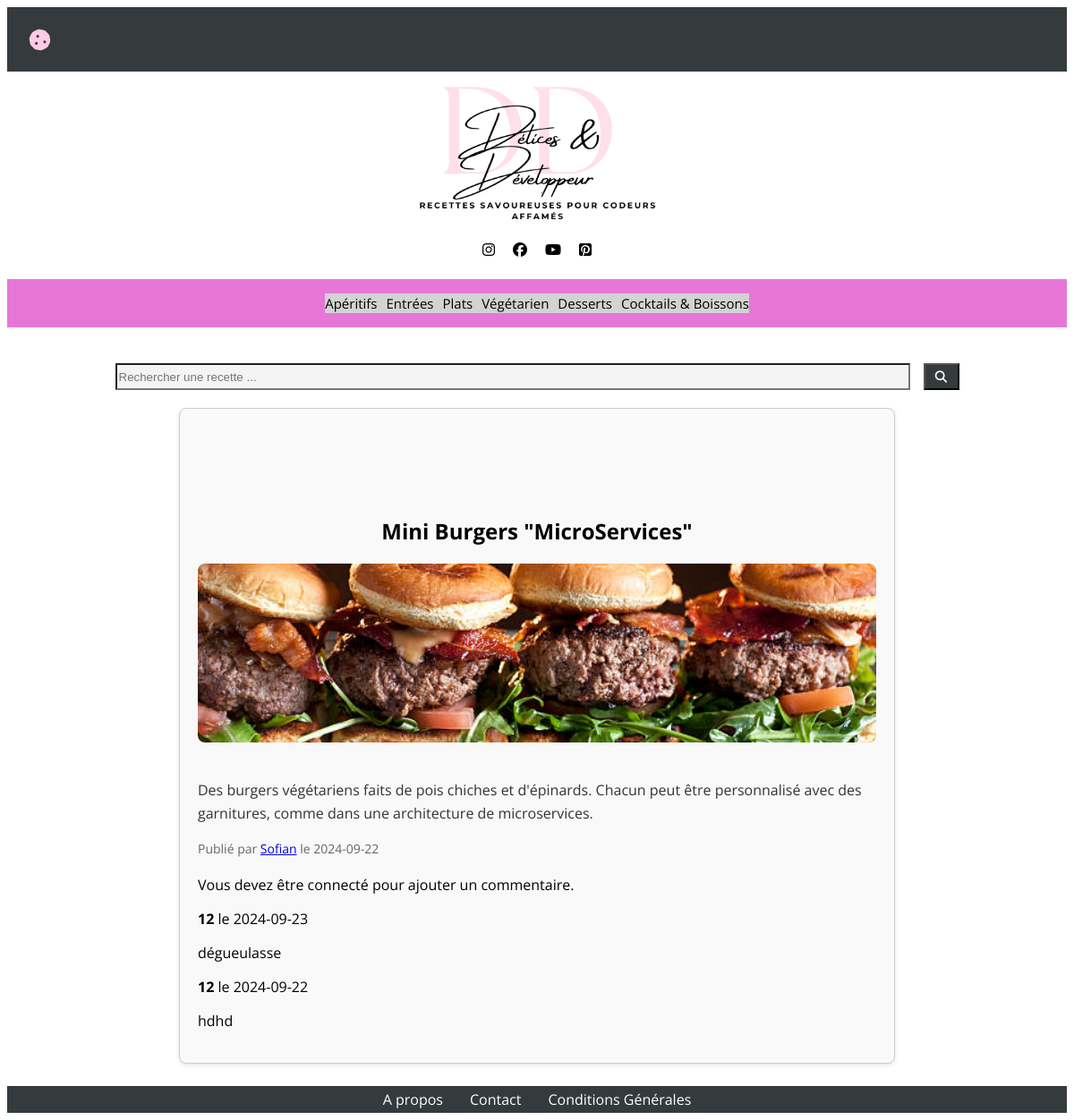
The page /showarticle.php?id_article=8 on the database its author committed.
### tables this page shows
CREATE TABLE `article` (
  `id_article` int NOT NULL,
  `titre` varchar(250) NOT NULL,
  `contenu` text NOT NULL,
  `date_publication` date NOT NULL,
  `id_auteur` int NOT NULL,
  `image` varchar(250) NOT NULL,
  `id_utilisateur` int NOT NULL,
  `id_categorie` int NOT NULL
);

CREATE TABLE `utilisateur` (
  `id_utilisateur` int NOT NULL,
  `nom` varchar(250) NOT NULL,
  `email` varchar(250) NOT NULL,
  `mdp` varchar(60) NOT NULL,
  `role` varchar(250) NOT NULL DEFAULT '0',
  `prenom` varchar(250) NOT NULL
);

CREATE TABLE `commentaire` (
  `id_com` int NOT NULL,
  `date_com` date NOT NULL,
  `id_article` int NOT NULL,
  `id_utilisateur` int NOT NULL,
  `contenu` varchar(250) NOT NULL
);

### functions.php (called while the page is built, shortened)
<?php
function getComByArticle($idArticle)
{
    $dbh = dbconnect();
    $stmt = $dbh->prepare("SELECT * FROM commentaire WHERE id_article = :id_article ORDER BY date_com DESC");
    $stmt->bindParam(':id_article', $idArticle);
    $stmt->execute();
    return $stmt->fetchAll(PDO::FETCH_ASSOC);
}
function getAuthorById($idUtilisateur)
{
    $dbh = dbconnect();
    $stmt = $dbh->prepare("SELECT nom, prenom FROM utilisateur WHERE id_utilisateur = :id_utilisateur");
    $stmt->execute([':id_utilisateur' => $idUtilisateur]);
    return $stmt->fetch(PDO::FETCH_ASSOC);
}
function getArticleById($idArticle)
{
    $dbh = dbconnect();
    $stmt = $dbh->prepare("SELECT * FROM article WHERE id_article = :id_article");
    $stmt->bindParam(':id_article', $idArticle);
    $stmt->execute();
    return $stmt->fetch(PDO::FETCH_ASSOC);
}

### showarticle.php (the view, shortened to what this page needs)
<?php
require_once 'functions.php';
require_once 'partials/header.php';
if (isset($_GET['id_article'])) {
    $id_article = $_GET['id_article'];
    $article = getArticleById($id_article);
    if ($article) {
        $auteur = getAuthorById($article['id_utilisateur']);
        echo '<div class="article-container">';
        echo '<h1 class="article-title">' . htmlspecialchars($article['titre']) . '</h1>';
        if (!empty($article['image'])) {
            echo '<img src="' . htmlspecialchars($article['image']) . '" alt="Image de l\'article" class="article-image">';
        }
        echo '<p class="article-content">' . nl2br(htmlspecialchars($article['contenu'])) . '</p>';
        echo '<p class="article-meta">Publié par  <a href="author_articles.php?prenom=' . htmlspecialchars($auteur['prenom']) . '">' . htmlspecialchars($auteur['prenom']) . '</a>
 le ' . htmlspecialchars($article['date_publication']) . '</p>';
        if (isset($_SESSION['utilisateur'])) {
            echo '<div class="comment-form">';
            echo '<h3>Ajouter un commentaire</h3>';
            echo '<form action="" method="post">
                    <input type="hidden" name="id_article" value="' . htmlspecialchars($id_article) . '">
                    <input type="text" name="commentaire" placeholder="Votre commentaire" required>
                    <input type="submit" value="Publier">
                  </form>';
            echo '</div>';
        } else {
            echo '<p>Vous devez être connecté pour ajouter un commentaire.</p>';
        }
        echo '<div class="comments-container">';
        $comments = getComByArticle($id_article);
        foreach ($comments as $comment) {
            echo '<div class="comment">';
            echo '<p><strong>' . htmlspecialchars($comment['id_utilisateur']) . '</strong> le ' . htmlspecialchars($comment['date_com']) . '</p>';
            echo '<p>' . nl2br(htmlspecialchars($comment['contenu'])) . '</p>';
            echo '</div>';
        }
        echo '</div>';
        echo '</div>';
    } else {
        echo '<p>Article non trouvé.</p>';
    }
} else {
    echo '<p>Aucun article spécifié.</p>';
}
require_once 'partials/footer.php';

### partials/header.php (shortened to what this page needs)
<?php
require_once('functions.php');
?>
<!DOCTYPE html>
<html lang="fr">
<head>
  <link rel="stylesheet" href="styles.css">
</head>
<body>
  <nav class="black">
    <div class="containerTop">
      <div class="boutons">
        <img class="burger" id="burger" class="rotationRight" src="img/cookie-solid(1).svg" alt="menu burger">
      </div>
    </div>
  </nav>
  <div id="logo">
    <img src="img/1.png" alt="Logo Délice et Développeur">
  </div>
  <div class="icones">
    <i class="fa-brands fa-instagram"></i>
    <i class="fa-brands fa-facebook"></i>
    <i class="fa-brands fa-youtube"></i>
    <i class="fa-brands fa-square-pinterest"></i>
  </div>
  <nav class="Articles">
    <ul class="categorrie">
      <li><a href="categories.php?categorie=Apéritifs">Apéritifs</a></li>
      <li><a href="categories.php?categorie=Entrées">Entrées</a></li>
      <li><a href="categories.php?categorie=Plats">Plats</a></li>
      <li><a href="categories.php?categorie=Végétarien">Végétarien</a></li>
      <li><a href="categories.php?categorie=Desserts">Desserts</a></li>
      <li><a href="categories.php?categorie=Cocktails & Boissons">Cocktails & Boissons</a></li>
    </ul>
  </nav>
  <div class="search-container">
    <input type="search" id="inputval" placeholder="Rechercher une recette ...">
    <button class="search-button"><i id="iconeS" class="fa-solid fa-magnifying-glass"></i></button>
  </div>
</body>
</html>

### partials/footer.php (shortened to what this page needs)
<nav class="Infos">
  <a href="http://wwww.yourdomain.com/page1.html">A propos</a>
  <a href="http://wwww.yourdomain.com/page3.html">Contact</a>
  <a href="http://wwww.yourdomain.com/page3.html">Conditions Générales</a>
</nav>
</body>
</html>

### styles.css (style rules this page uses)
body { font-family: "Open Sans", sans-serif; font-optical-sizing: auto; font-weight: weight; font-style: normal; font-variation-settings: "wdth" 100; }
.black { background-color:#353a3d; width: 100%; height: auto; display: flex; justify-content: space-between; align-items: center; text-align: center; box-sizing: border-box; }
.black { width: 100%; display: flex; justify-content: space-between; align-items: center; }
#logo { display: flex; justify-content: center; height: 22vh; margin-right: 10px; }
.icones { display: flex; justify-content: center; gap : 20px; margin-top: 15px; }
.Articles { display: flex; justify-content: center; margin-top: 25px; gap: 10px; background-color:rgb(230, 119, 215) !important; }
.categorrie { flex-direction: row; flex-wrap: wrap; justify-content: center; align-items: center; gap: 10px; }
ul li a { text-decoration: none; color: black; font-size: 15px; }
.Infos { display: flex; justify-content: center; margin-top: 25px; gap: 30px; background-color: #353a3d; height: 30px; align-items: center; }
.Infos a { text-decoration: none; color: white; }
.search-container { display: flex; justify-content: center; margin-top: 40px; gap: 15px; }
#inputval { width:75%; height: 30px; border-width: 2px; background-color:rgb(244, 244, 244); }
.search-button { width: 40px; background-color: #353a3d; }
#iconeS { color: white; }
ul { display: flex; flex-direction: column; align-items: center; background-color: lightgrey; padding: 0; }
#burger { width: 25px; height: 25px; color: white; }
.burger { color: white; }
.boutons { display: flex; justify-content: center; }
.containerTop { display: flex; justify-content: center; align-items: center; padding: 2%; z-index: 1; position: relative; background-color:#353a3d; }
li { list-style: none; }
.article-image { width: 100%; height: auto; max-height: 200px; object-fit: cover; border-radius: 4px; margin: 10px 0; }
.article-container { max-width: 800px; margin: 20px auto; padding: 20px; background-color: #f9f9f9; border: 1px solid #ccc; border-radius: 8px; box-shadow: 0 2px 5px rgba(0, 0, 0, 0.1); box-sizing: border-box; }
.article-title { font-size: 24px; margin-bottom: 10px; }
.article-meta { font-size: 14px; color: #666; margin-bottom: 20px; }
.article-image { max-width: 100%; height: auto; border-radius: 8px; margin-bottom: 20px; }
.article-content { font-size: 16px; line-height: 1.6; color: #333; }
h1 { text-align: center; margin-top: 100px; }

### rows shown on the page
article: titre "Mini Burgers \"MicroServices\"", image (picture), contenu "Des burgers végétariens faits de pois chiches et d'épinards. Chacun peut être personnalisé avec des garnitures, comme dans une architecture de microservices.", date_publication "2024-09-22"
utilisateur: prenom "Sofian"
commentaire: id_utilisateur "12", date_com "2024-09-23", contenu "dégueulasse"
commentaire: id_utilisateur "12", date_com "2024-09-22", contenu "hdhd"
